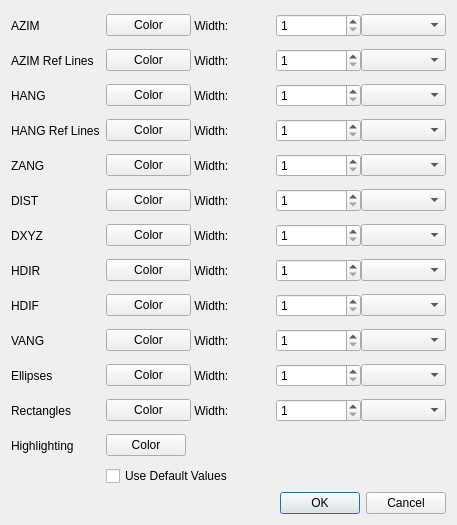
<?xml version="1.0" encoding="UTF-8"?>
<ui version="4.0">
 <class>OptionsDialog</class>
 <widget class="QDialog" name="OptionsDialog">
  <property name="geometry">
   <rect>
    <x>0</x>
    <y>0</y>
    <width>457</width>
    <height>525</height>
   </rect>
  </property>
  <property name="windowTitle">
   <string>Map Preferences</string>
  </property>
  <layout class="QGridLayout" name="gridLayout">
   <item row="1" column="1">
    <widget class="QLabel" name="labelAZIM">
     <property name="text">
      <string>AZIM</string>
     </property>
    </widget>
   </item>
   <item row="1" column="2">
    <widget class="QFrame" name="frameAZIM">
     <property name="frameShape">
      <enum>QFrame::NoFrame</enum>
     </property>
     <property name="frameShadow">
      <enum>QFrame::Raised</enum>
     </property>
     <layout class="QHBoxLayout" name="horizontalLayout">
      <property name="spacing">
       <number>0</number>
      </property>
      <property name="leftMargin">
       <number>0</number>
      </property>
      <property name="topMargin">
       <number>0</number>
      </property>
      <property name="rightMargin">
       <number>0</number>
      </property>
      <property name="bottomMargin">
       <number>0</number>
      </property>
      <item>
       <widget class="QPushButton" name="buttonColorAZIM">
        <property name="text">
         <string>Color</string>
        </property>
       </widget>
      </item>
      <item>
       <widget class="QLabel" name="labelLineWidthAZIM">
        <property name="sizePolicy">
         <sizepolicy hsizetype="Preferred" vsizetype="Preferred">
          <horstretch>0</horstretch>
          <verstretch>0</verstretch>
         </sizepolicy>
        </property>
        <property name="text">
         <string> Width:</string>
        </property>
       </widget>
      </item>
      <item>
       <widget class="QSpinBox" name="spinBoxLineWidthAZIM">
        <property name="minimum">
         <number>1</number>
        </property>
        <property name="maximum">
         <number>15</number>
        </property>
       </widget>
      </item>
      <item>
       <widget class="QComboBox" name="comboBoxPenAZIM"/>
      </item>
     </layout>
    </widget>
   </item>
   <item row="2" column="1">
    <widget class="QLabel" name="labelAZIMReferenceLines">
     <property name="text">
      <string>AZIM Ref Lines</string>
     </property>
    </widget>
   </item>
   <item row="2" column="2">
    <widget class="QFrame" name="frameAZIMReferenceLines">
     <property name="frameShape">
      <enum>QFrame::NoFrame</enum>
     </property>
     <property name="frameShadow">
      <enum>QFrame::Raised</enum>
     </property>
     <layout class="QHBoxLayout" name="horizontalLayout_2">
      <property name="spacing">
       <number>0</number>
      </property>
      <property name="leftMargin">
       <number>0</number>
      </property>
      <property name="topMargin">
       <number>0</number>
      </property>
      <property name="rightMargin">
       <number>0</number>
      </property>
      <property name="bottomMargin">
       <number>0</number>
      </property>
      <item>
       <widget class="QPushButton" name="buttonColorAZIMReferenceLines">
        <property name="text">
         <string>Color</string>
        </property>
       </widget>
      </item>
      <item>
       <widget class="QLabel" name="labelLineWidthAZIMReferenceLines">
        <property name="sizePolicy">
         <sizepolicy hsizetype="Preferred" vsizetype="Preferred">
          <horstretch>0</horstretch>
          <verstretch>0</verstretch>
         </sizepolicy>
        </property>
        <property name="text">
         <string> Width:</string>
        </property>
       </widget>
      </item>
      <item>
       <widget class="QSpinBox" name="spinBoxLineWidthAZIMReferenceLines">
        <property name="minimum">
         <number>1</number>
        </property>
        <property name="maximum">
         <number>15</number>
        </property>
       </widget>
      </item>
      <item>
       <widget class="QComboBox" name="comboBoxPenAZIMReferenceLines"/>
      </item>
     </layout>
    </widget>
   </item>
   <item row="3" column="1">
    <widget class="QLabel" name="labelHANG">
     <property name="text">
      <string>HANG</string>
     </property>
    </widget>
   </item>
   <item row="3" column="2">
    <widget class="QFrame" name="frameHANG">
     <property name="frameShape">
      <enum>QFrame::NoFrame</enum>
     </property>
     <property name="frameShadow">
      <enum>QFrame::Raised</enum>
     </property>
     <layout class="QHBoxLayout" name="horizontalLayout_5">
      <property name="spacing">
       <number>0</number>
      </property>
      <property name="leftMargin">
       <number>0</number>
      </property>
      <property name="topMargin">
       <number>0</number>
      </property>
      <property name="rightMargin">
       <number>0</number>
      </property>
      <property name="bottomMargin">
       <number>0</number>
      </property>
      <item>
       <widget class="QPushButton" name="buttonColorHANG">
        <property name="text">
         <string>Color</string>
        </property>
       </widget>
      </item>
      <item>
       <widget class="QLabel" name="labelLineWidthHANG">
        <property name="sizePolicy">
         <sizepolicy hsizetype="Preferred" vsizetype="Preferred">
          <horstretch>0</horstretch>
          <verstretch>0</verstretch>
         </sizepolicy>
        </property>
        <property name="text">
         <string> Width:</string>
        </property>
       </widget>
      </item>
      <item>
       <widget class="QSpinBox" name="spinBoxLineWidthHANG">
        <property name="minimum">
         <number>1</number>
        </property>
        <property name="maximum">
         <number>15</number>
        </property>
       </widget>
      </item>
      <item>
       <widget class="QComboBox" name="comboBoxPenHANG"/>
      </item>
     </layout>
    </widget>
   </item>
   <item row="4" column="1">
    <widget class="QLabel" name="labelHANGReferenceLines">
     <property name="text">
      <string>HANG Ref Lines</string>
     </property>
    </widget>
   </item>
   <item row="4" column="2">
    <widget class="QFrame" name="frameHANGReferenceLines">
     <property name="frameShape">
      <enum>QFrame::NoFrame</enum>
     </property>
     <property name="frameShadow">
      <enum>QFrame::Raised</enum>
     </property>
     <layout class="QHBoxLayout" name="horizontalLayout_6">
      <property name="spacing">
       <number>0</number>
      </property>
      <property name="leftMargin">
       <number>0</number>
      </property>
      <property name="topMargin">
       <number>0</number>
      </property>
      <property name="rightMargin">
       <number>0</number>
      </property>
      <property name="bottomMargin">
       <number>0</number>
      </property>
      <item>
       <widget class="QPushButton" name="buttonColorHANGReferenceLines">
        <property name="text">
         <string>Color</string>
        </property>
       </widget>
      </item>
      <item>
       <widget class="QLabel" name="labelLineWidthHANGReferenceLines">
        <property name="sizePolicy">
         <sizepolicy hsizetype="Preferred" vsizetype="Preferred">
          <horstretch>0</horstretch>
          <verstretch>0</verstretch>
         </sizepolicy>
        </property>
        <property name="text">
         <string> Width:</string>
        </property>
       </widget>
      </item>
      <item>
       <widget class="QSpinBox" name="spinBoxLineWidthHANGReferenceLines">
        <property name="minimum">
         <number>1</number>
        </property>
        <property name="maximum">
         <number>15</number>
        </property>
       </widget>
      </item>
      <item>
       <widget class="QComboBox" name="comboBoxPenHANGReferenceLines"/>
      </item>
     </layout>
    </widget>
   </item>
   <item row="5" column="1">
    <widget class="QLabel" name="labelZANG">
     <property name="text">
      <string>ZANG</string>
     </property>
    </widget>
   </item>
   <item row="5" column="2">
    <widget class="QFrame" name="frameZANG">
     <property name="frameShape">
      <enum>QFrame::NoFrame</enum>
     </property>
     <property name="frameShadow">
      <enum>QFrame::Raised</enum>
     </property>
     <layout class="QHBoxLayout" name="horizontalLayout_7">
      <property name="spacing">
       <number>0</number>
      </property>
      <property name="leftMargin">
       <number>0</number>
      </property>
      <property name="topMargin">
       <number>0</number>
      </property>
      <property name="rightMargin">
       <number>0</number>
      </property>
      <property name="bottomMargin">
       <number>0</number>
      </property>
      <item>
       <widget class="QPushButton" name="buttonColorZANG">
        <property name="text">
         <string>Color</string>
        </property>
       </widget>
      </item>
      <item>
       <widget class="QLabel" name="labelLineWidthZANG">
        <property name="sizePolicy">
         <sizepolicy hsizetype="Preferred" vsizetype="Preferred">
          <horstretch>0</horstretch>
          <verstretch>0</verstretch>
         </sizepolicy>
        </property>
        <property name="text">
         <string> Width:</string>
        </property>
       </widget>
      </item>
      <item>
       <widget class="QSpinBox" name="spinBoxLineWidthZANG">
        <property name="minimum">
         <number>1</number>
        </property>
        <property name="maximum">
         <number>15</number>
        </property>
       </widget>
      </item>
      <item>
       <widget class="QComboBox" name="comboBoxPenZANG"/>
      </item>
     </layout>
    </widget>
   </item>
   <item row="6" column="1">
    <widget class="QLabel" name="labelDIST">
     <property name="text">
      <string>DIST</string>
     </property>
    </widget>
   </item>
   <item row="6" column="2">
    <widget class="QFrame" name="frameDIST">
     <property name="frameShape">
      <enum>QFrame::NoFrame</enum>
     </property>
     <property name="frameShadow">
      <enum>QFrame::Raised</enum>
     </property>
     <layout class="QHBoxLayout" name="horizontalLayout_8">
      <property name="spacing">
       <number>0</number>
      </property>
      <property name="leftMargin">
       <number>0</number>
      </property>
      <property name="topMargin">
       <number>0</number>
      </property>
      <property name="rightMargin">
       <number>0</number>
      </property>
      <property name="bottomMargin">
       <number>0</number>
      </property>
      <item>
       <widget class="QPushButton" name="buttonColorDIST">
        <property name="text">
         <string>Color</string>
        </property>
       </widget>
      </item>
      <item>
       <widget class="QLabel" name="labelLineWidthDIST">
        <property name="sizePolicy">
         <sizepolicy hsizetype="Preferred" vsizetype="Preferred">
          <horstretch>0</horstretch>
          <verstretch>0</verstretch>
         </sizepolicy>
        </property>
        <property name="text">
         <string> Width:</string>
        </property>
       </widget>
      </item>
      <item>
       <widget class="QSpinBox" name="spinBoxLineWidthDIST">
        <property name="minimum">
         <number>1</number>
        </property>
        <property name="maximum">
         <number>15</number>
        </property>
       </widget>
      </item>
      <item>
       <widget class="QComboBox" name="comboBoxPenDIST"/>
      </item>
     </layout>
    </widget>
   </item>
   <item row="7" column="1">
    <widget class="QLabel" name="labelDXYZ">
     <property name="text">
      <string>DXYZ</string>
     </property>
    </widget>
   </item>
   <item row="7" column="2">
    <widget class="QFrame" name="frameDXYZ">
     <property name="frameShape">
      <enum>QFrame::NoFrame</enum>
     </property>
     <property name="frameShadow">
      <enum>QFrame::Raised</enum>
     </property>
     <layout class="QHBoxLayout" name="horizontalLayout_15">
      <property name="spacing">
       <number>0</number>
      </property>
      <property name="leftMargin">
       <number>0</number>
      </property>
      <property name="topMargin">
       <number>0</number>
      </property>
      <property name="rightMargin">
       <number>0</number>
      </property>
      <property name="bottomMargin">
       <number>0</number>
      </property>
      <item>
       <widget class="QPushButton" name="buttonColorDXYZ">
        <property name="text">
         <string>Color</string>
        </property>
       </widget>
      </item>
      <item>
       <widget class="QLabel" name="labelLineWidthDXYZ">
        <property name="sizePolicy">
         <sizepolicy hsizetype="Preferred" vsizetype="Preferred">
          <horstretch>0</horstretch>
          <verstretch>0</verstretch>
         </sizepolicy>
        </property>
        <property name="text">
         <string> Width:</string>
        </property>
       </widget>
      </item>
      <item>
       <widget class="QSpinBox" name="spinBoxLineWidthDXYZ">
        <property name="minimum">
         <number>1</number>
        </property>
        <property name="maximum">
         <number>15</number>
        </property>
       </widget>
      </item>
      <item>
       <widget class="QComboBox" name="comboBoxPenDXYZ"/>
      </item>
     </layout>
    </widget>
   </item>
   <item row="8" column="1">
    <widget class="QLabel" name="labelHDIR">
     <property name="text">
      <string>HDIR</string>
     </property>
    </widget>
   </item>
   <item row="8" column="2">
    <widget class="QFrame" name="frameHDIR">
     <property name="frameShape">
      <enum>QFrame::NoFrame</enum>
     </property>
     <property name="frameShadow">
      <enum>QFrame::Raised</enum>
     </property>
     <layout class="QHBoxLayout" name="horizontalLayout_9">
      <property name="spacing">
       <number>0</number>
      </property>
      <property name="leftMargin">
       <number>0</number>
      </property>
      <property name="topMargin">
       <number>0</number>
      </property>
      <property name="rightMargin">
       <number>0</number>
      </property>
      <property name="bottomMargin">
       <number>0</number>
      </property>
      <item>
       <widget class="QPushButton" name="buttonColorHDIR">
        <property name="text">
         <string>Color</string>
        </property>
       </widget>
      </item>
      <item>
       <widget class="QLabel" name="labelLineWidthHDIR">
        <property name="sizePolicy">
         <sizepolicy hsizetype="Preferred" vsizetype="Preferred">
          <horstretch>0</horstretch>
          <verstretch>0</verstretch>
         </sizepolicy>
        </property>
        <property name="text">
         <string> Width:</string>
        </property>
       </widget>
      </item>
      <item>
       <widget class="QSpinBox" name="spinBoxLineWidthHDIR">
        <property name="minimum">
         <number>1</number>
        </property>
        <property name="maximum">
         <number>15</number>
        </property>
       </widget>
      </item>
      <item>
       <widget class="QComboBox" name="comboBoxPenHDIR"/>
      </item>
     </layout>
    </widget>
   </item>
   <item row="9" column="1">
    <widget class="QLabel" name="labelHDIF">
     <property name="text">
      <string>HDIF</string>
     </property>
    </widget>
   </item>
   <item row="9" column="2">
    <widget class="QFrame" name="frameHDIF">
     <property name="frameShape">
      <enum>QFrame::NoFrame</enum>
     </property>
     <property name="frameShadow">
      <enum>QFrame::Raised</enum>
     </property>
     <layout class="QHBoxLayout" name="horizontalLayout_10">
      <property name="spacing">
       <number>0</number>
      </property>
      <property name="leftMargin">
       <number>0</number>
      </property>
      <property name="topMargin">
       <number>0</number>
      </property>
      <property name="rightMargin">
       <number>0</number>
      </property>
      <property name="bottomMargin">
       <number>0</number>
      </property>
      <item>
       <widget class="QPushButton" name="buttonColorHDIF">
        <property name="text">
         <string>Color</string>
        </property>
       </widget>
      </item>
      <item>
       <widget class="QLabel" name="labelLineWidthHDIF">
        <property name="sizePolicy">
         <sizepolicy hsizetype="Preferred" vsizetype="Preferred">
          <horstretch>0</horstretch>
          <verstretch>0</verstretch>
         </sizepolicy>
        </property>
        <property name="text">
         <string> Width:</string>
        </property>
       </widget>
      </item>
      <item>
       <widget class="QSpinBox" name="spinBoxLineWidthHDIF">
        <property name="minimum">
         <number>1</number>
        </property>
        <property name="maximum">
         <number>15</number>
        </property>
       </widget>
      </item>
      <item>
       <widget class="QComboBox" name="comboBoxPenHDIF"/>
      </item>
     </layout>
    </widget>
   </item>
   <item row="10" column="1">
    <widget class="QLabel" name="labelVANG">
     <property name="text">
      <string>VANG</string>
     </property>
    </widget>
   </item>
   <item row="10" column="2">
    <widget class="QFrame" name="frameVANG">
     <property name="frameShape">
      <enum>QFrame::NoFrame</enum>
     </property>
     <property name="frameShadow">
      <enum>QFrame::Raised</enum>
     </property>
     <layout class="QHBoxLayout" name="horizontalLayout_11">
      <property name="spacing">
       <number>0</number>
      </property>
      <property name="leftMargin">
       <number>0</number>
      </property>
      <property name="topMargin">
       <number>0</number>
      </property>
      <property name="rightMargin">
       <number>0</number>
      </property>
      <property name="bottomMargin">
       <number>0</number>
      </property>
      <item>
       <widget class="QPushButton" name="buttonColorVANG">
        <property name="text">
         <string>Color</string>
        </property>
       </widget>
      </item>
      <item>
       <widget class="QLabel" name="labelLineWidthVANG">
        <property name="sizePolicy">
         <sizepolicy hsizetype="Preferred" vsizetype="Preferred">
          <horstretch>0</horstretch>
          <verstretch>0</verstretch>
         </sizepolicy>
        </property>
        <property name="text">
         <string> Width:</string>
        </property>
       </widget>
      </item>
      <item>
       <widget class="QSpinBox" name="spinBoxLineWidthVANG">
        <property name="minimum">
         <number>1</number>
        </property>
        <property name="maximum">
         <number>15</number>
        </property>
       </widget>
      </item>
      <item>
       <widget class="QComboBox" name="comboBoxPenVANG"/>
      </item>
     </layout>
    </widget>
   </item>
   <item row="11" column="1">
    <widget class="QLabel" name="labelEllipses">
     <property name="text">
      <string>Ellipses</string>
     </property>
    </widget>
   </item>
   <item row="11" column="2">
    <widget class="QFrame" name="frameEllipse">
     <property name="frameShape">
      <enum>QFrame::NoFrame</enum>
     </property>
     <property name="frameShadow">
      <enum>QFrame::Raised</enum>
     </property>
     <layout class="QHBoxLayout" name="horizontalLayout_13">
      <property name="spacing">
       <number>0</number>
      </property>
      <property name="leftMargin">
       <number>0</number>
      </property>
      <property name="topMargin">
       <number>0</number>
      </property>
      <property name="rightMargin">
       <number>0</number>
      </property>
      <property name="bottomMargin">
       <number>0</number>
      </property>
      <item>
       <widget class="QPushButton" name="buttonColorEllipse">
        <property name="text">
         <string>Color</string>
        </property>
       </widget>
      </item>
      <item>
       <widget class="QLabel" name="labelLineWidthEllipse">
        <property name="sizePolicy">
         <sizepolicy hsizetype="Preferred" vsizetype="Preferred">
          <horstretch>0</horstretch>
          <verstretch>0</verstretch>
         </sizepolicy>
        </property>
        <property name="text">
         <string> Width:</string>
        </property>
       </widget>
      </item>
      <item>
       <widget class="QSpinBox" name="spinBoxLineWidthEllipse">
        <property name="minimum">
         <number>1</number>
        </property>
        <property name="maximum">
         <number>15</number>
        </property>
       </widget>
      </item>
      <item>
       <widget class="QComboBox" name="comboBoxPenEllipse"/>
      </item>
     </layout>
    </widget>
   </item>
   <item row="12" column="1">
    <widget class="QLabel" name="labelRectangles">
     <property name="text">
      <string>Rectangles</string>
     </property>
    </widget>
   </item>
   <item row="13" column="1">
    <widget class="QLabel" name="labelHighlighting">
     <property name="text">
      <string>Highlighting</string>
     </property>
    </widget>
   </item>
   <item row="13" column="2">
    <widget class="QFrame" name="frameHighlighting">
     <property name="frameShape">
      <enum>QFrame::NoFrame</enum>
     </property>
     <property name="frameShadow">
      <enum>QFrame::Raised</enum>
     </property>
     <layout class="QHBoxLayout" name="horizontalLayout_16">
      <property name="spacing">
       <number>0</number>
      </property>
      <property name="leftMargin">
       <number>0</number>
      </property>
      <property name="topMargin">
       <number>0</number>
      </property>
      <property name="rightMargin">
       <number>0</number>
      </property>
      <property name="bottomMargin">
       <number>0</number>
      </property>
      <item>
       <widget class="QPushButton" name="buttonColorHighlighting">
        <property name="text">
         <string>Color</string>
        </property>
       </widget>
      </item>
      <item>
       <spacer name="horizontalSpacerHighlighting">
        <property name="orientation">
         <enum>Qt::Horizontal</enum>
        </property>
        <property name="sizeHint" stdset="0">
         <size>
          <width>40</width>
          <height>20</height>
         </size>
        </property>
       </spacer>
      </item>
     </layout>
    </widget>
   </item>
   <item row="14" column="2">
    <widget class="QCheckBox" name="checkResetToDefaults">
     <property name="text">
      <string>Use Default Values</string>
     </property>
    </widget>
   </item>
   <item row="15" column="2">
    <widget class="QDialogButtonBox" name="buttonBox">
     <property name="orientation">
      <enum>Qt::Horizontal</enum>
     </property>
     <property name="standardButtons">
      <set>QDialogButtonBox::Cancel|QDialogButtonBox::Ok</set>
     </property>
    </widget>
   </item>
   <item row="12" column="2">
    <widget class="QFrame" name="frameRectangle">
     <property name="frameShape">
      <enum>QFrame::NoFrame</enum>
     </property>
     <property name="frameShadow">
      <enum>QFrame::Raised</enum>
     </property>
     <layout class="QHBoxLayout" name="horizontalLayout_14">
      <property name="spacing">
       <number>0</number>
      </property>
      <property name="leftMargin">
       <number>0</number>
      </property>
      <property name="topMargin">
       <number>0</number>
      </property>
      <property name="rightMargin">
       <number>0</number>
      </property>
      <property name="bottomMargin">
       <number>0</number>
      </property>
      <item>
       <widget class="QPushButton" name="buttonColorRectangle">
        <property name="text">
         <string>Color</string>
        </property>
       </widget>
      </item>
      <item>
       <widget class="QLabel" name="labelLineWidthRectangle">
        <property name="sizePolicy">
         <sizepolicy hsizetype="Preferred" vsizetype="Preferred">
          <horstretch>0</horstretch>
          <verstretch>0</verstretch>
         </sizepolicy>
        </property>
        <property name="text">
         <string> Width:</string>
        </property>
       </widget>
      </item>
      <item>
       <widget class="QSpinBox" name="spinBoxLineWidthRectangle">
        <property name="minimum">
         <number>1</number>
        </property>
        <property name="maximum">
         <number>15</number>
        </property>
       </widget>
      </item>
      <item>
       <widget class="QComboBox" name="comboBoxPenRectangle"/>
      </item>
     </layout>
    </widget>
   </item>
  </layout>
  <zorder>labelAZIM</zorder>
  <zorder>frameAZIM</zorder>
  <zorder>buttonBox</zorder>
  <zorder>frameAZIMReferenceLines</zorder>
  <zorder>frameHANG</zorder>
  <zorder>frameHANGReferenceLines</zorder>
  <zorder>frameZANG</zorder>
  <zorder>frameDIST</zorder>
  <zorder>frameHDIR</zorder>
  <zorder>frameHDIF</zorder>
  <zorder>frameVANG</zorder>
  <zorder>frameEllipse</zorder>
  <zorder>frameHighlighting</zorder>
  <zorder>labelHighlighting</zorder>
  <zorder>labelHANGReferenceLines</zorder>
  <zorder>labelAZIMReferenceLines</zorder>
  <zorder>labelHANG</zorder>
  <zorder>labelZANG</zorder>
  <zorder>labelDIST</zorder>
  <zorder>labelHDIR</zorder>
  <zorder>labelHDIF</zorder>
  <zorder>labelVANG</zorder>
  <zorder>labelEllipses</zorder>
  <zorder>labelDXYZ</zorder>
  <zorder>frameDXYZ</zorder>
  <zorder>checkResetToDefaults</zorder>
  <zorder>labelRectangles</zorder>
  <zorder>frameRectangle</zorder>
 </widget>
 <resources/>
 <connections>
  <connection>
   <sender>buttonBox</sender>
   <signal>accepted()</signal>
   <receiver>OptionsDialog</receiver>
   <slot>accept()</slot>
   <hints>
    <hint type="sourcelabel">
     <x>338</x>
     <y>437</y>
    </hint>
    <hint type="destinationlabel">
     <x>157</x>
     <y>274</y>
    </hint>
   </hints>
  </connection>
  <connection>
   <sender>buttonBox</sender>
   <signal>rejected()</signal>
   <receiver>OptionsDialog</receiver>
   <slot>reject()</slot>
   <hints>
    <hint type="sourcelabel">
     <x>406</x>
     <y>437</y>
    </hint>
    <hint type="destinationlabel">
     <x>286</x>
     <y>274</y>
    </hint>
   </hints>
  </connection>
 </connections>
</ui>
